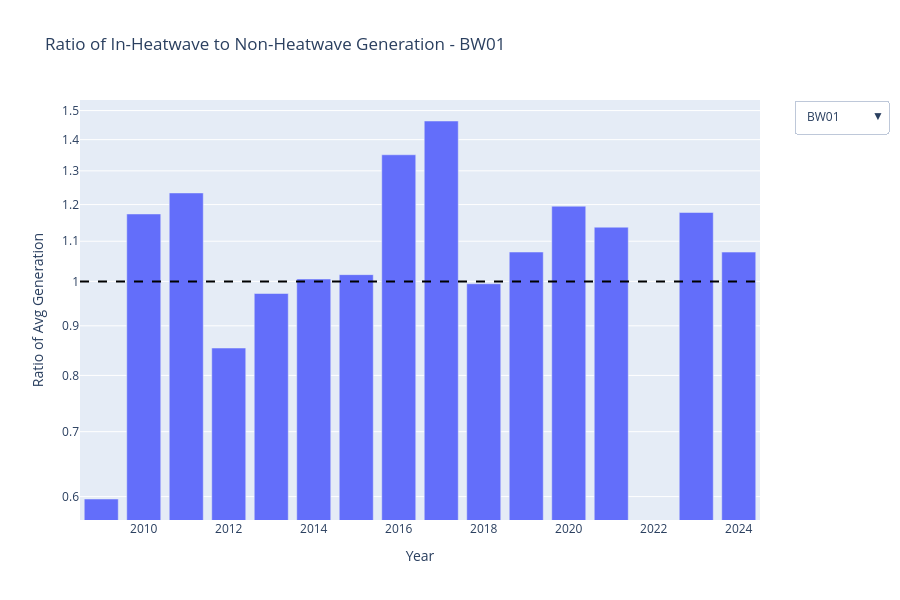

Here is the notebook cell this chart was saved with:
### Code cell
import plotly.graph_objects as go
import plotly.express as px

# Ensure avg_output exists and has: DUID, year, ratio, fuel_source_primary

duids = avg_output['DUID'].unique()

# Set up a consistent color map for fuel types
fuel_types = avg_output['fuel_source_primary'].unique()
color_palette = px.colors.qualitative.Plotly
color_map = {fuel: color_palette[i % len(color_palette)] for i, fuel in enumerate(fuel_types)}

fig = go.Figure()

# Add a bar trace per DUID
for i, duid in enumerate(duids):
    subset = avg_output[avg_output['DUID'] == duid]
    fig.add_trace(go.Bar(
        x=subset['year'],
        y=subset['ratio'],
        marker_color=subset['fuel_source_primary'].map(color_map),
        name=duid,
        customdata=subset['fuel_source_primary'],
        hovertemplate='<b>DUID:</b> %{name}<br>Year: %{x}<br>Ratio: %{y}<br>Fuel: %{customdata}<extra></extra>',
        visible=(i == 0)  # only show first DUID initially
    ))

# Create dropdown buttons for DUID selection
buttons = []
for i, duid in enumerate(duids):
    visible = [False] * len(duids)
    visible[i] = True
    buttons.append(dict(
        label=str(duid),
        method="update",
        args=[{"visible": visible},
              {"title": f"Ratio of In-Heatwave to Non-Heatwave Generation - {duid}"}]
    ))

# Update layout
fig.update_layout(
    title=f"Ratio of In-Heatwave to Non-Heatwave Generation - {duids[0]}",
    xaxis_title="Year",
    yaxis_title="Ratio of Avg Generation",
    yaxis_type="log",
    updatemenus=[dict(
        active=0,
        buttons=buttons,
        x=1.05, y=1,
        xanchor="left",
        yanchor="top"
    )],
    height=600,
    shapes=[dict(
        type='line',
        xref='paper', x0=0, x1=1,
        yref='y', y0=1, y1=1,
        line=dict(color='black', width=2, dash='dash')
    )]
)

fig.show()
